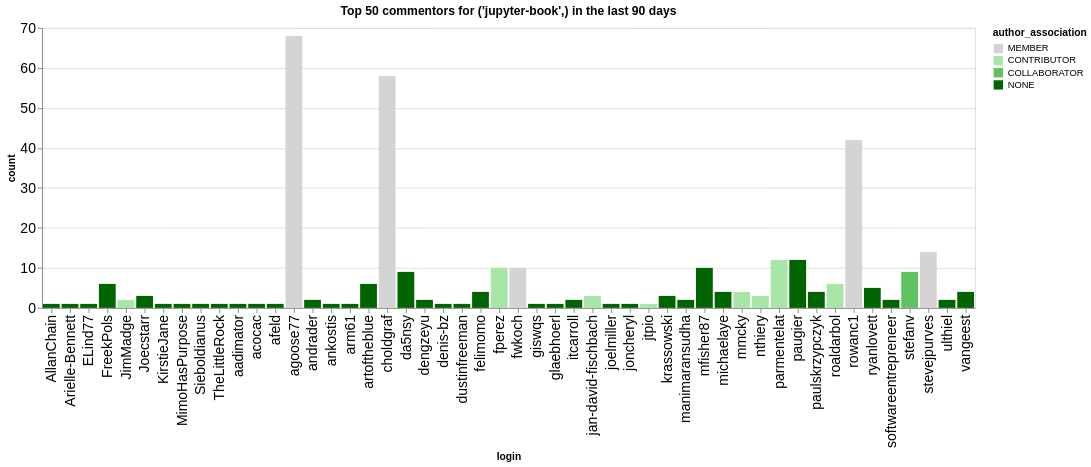

The notebook cell this image was saved under:
### Code cell
n_plot = 50
charts = []
for ii, (iorg, idata) in enumerate(commentors.groupby(['org'])):
    title = f"Top {n_plot} commentors for {iorg} in the last {n_days} days"
    idata = idata.groupby('login', as_index=False).agg({'count': 'sum', 'author_association': 'first'})
    idata = idata.sort_values('count', ascending=False).head(n_plot)
    ch = alt.Chart(data=idata.head(n_plot), title=title).mark_bar().encode(
        x='login',
        y='count',
        color=alt.Color('author_association', scale=alt.Scale(domain=author_types, range=author_colors))
    )
    charts.append(ch)
alt.hconcat(*charts)

### Figure 1 — Vega-Lite specification as saved in the notebook (floating-point values rounded to 4 significant figures)
{"config": {"axisLeft": {"labelFontSize": 15}, "axisBottom": {"labelFontSize": 15}}, "hconcat": [{"mark": {"type": "bar"}, "encoding": {"color": {"field": "author_association", "scale": {"domain": ["MEMBER", "CONTRIBUTOR", "COLLABORATOR", "NONE"], "range": ["rgb(211.82745098039214, 211.82745098039214, 211.82745098039214)", "rgb(166.98562091503268, 229.89803921568628, 166.98562091503268)", "rgb(96.37647058823529, 192.75294117647059, 96.37647058823529)", "rgb(0.0, 100.3921568627451, 0.0)"]}, "type": "nominal"}, "x": {"field": "login", "type": "nominal"}, "y": {"field": "count", "type": "quantitative"}}, "title": "Top 50 commentors for ('jupyter-book',) in the last 90 days"}], "data": {"name": "data-20ea2691b55fe59818427045ef5ee548"}, "$schema": "https://vega.github.io/schema/vega-lite/v5.20.1.json", "datasets": {"data-20ea2691b55fe59818427045ef5ee548": [{"login": "agoose77", "count": 68, "author_association": "MEMBER"}, {"login": "choldgraf", "count": 58, "author_association": "MEMBER"}, {"login": "rowanc1", "count": 42, "author_association": "MEMBER"}, {"login": "stevejpurves", "count": 14, "author_association": "MEMBER"}, {"login": "parmentelat", "count": 12, "author_association": "CONTRIBUTOR"}, {"login": "paugier", "count": 12, "author_association": "NONE"}, {"login": "fwkoch", "count": 10, "author_association": "MEMBER"}, {"login": "fperez", "count": 10, "author_association": "CONTRIBUTOR"}, {"login": "mfisher87", "count": 10, "author_association": "NONE"}, {"login": "stefanv", "count": 9, "author_association": "COLLABORATOR"}, {"login": "da5nsy", "count": 9, "author_association": "NONE"}, {"login": "artoftheblue", "count": 6, "author_association": "NONE"}, {"login": "FreekPols", "count": 6, "author_association": "NONE"}, {"login": "roaldarbol", "count": 6, "author_association": "CONTRIBUTOR"}, {"login": "ryanlovett", "count": 5, "author_association": "NONE"}, {"login": "felimomo", "count": 4, "author_association": "NONE"}, {"login": "vangeest", "count": 4, "author_association": "NONE"}, {"login": "mmcky", "count": 4, "author_association": "CONTRIBUTOR"}, {"login": "michaelaye", "count": 4, "author_association": "NONE"}, {"login": "paulskrzypczyk", "count": 4, "author_association": "NONE"}, {"login": "jan-david-fischbach", "count": 3, "author_association": "CONTRIBUTOR"}, {"login": "krassowski", "count": 3, "author_association": "NONE"}, {"login": "nthiery", "count": 3, "author_association": "CONTRIBUTOR"}, {"login": "Joecstarr", "count": 3, "author_association": "NONE"}, {"login": "manimaransudha", "count": 2, "author_association": "NONE"}, {"login": "andrader", "count": 2, "author_association": "NONE"}, {"login": "JimMadge", "count": 2, "author_association": "CONTRIBUTOR"}, {"login": "itcarroll", "count": 2, "author_association": "NONE"}, {"login": "dengzeyu", "count": 2, "author_association": "NONE"}, {"login": "ulthiel", "count": 2, "author_association": "NONE"}, {"login": "softwareentrepreneer", "count": 2, "author_association": "NONE"}, {"login": "dustinfreeman", "count": 1, "author_association": "NONE"}, {"login": "denis-bz", "count": 1, "author_association": "NONE"}, {"login": "arm61", "count": 1, "author_association": "NONE"}, {"login": "ankostis", "count": 1, "author_association": "NONE"}, {"login": "ELind77", "count": 1, "author_association": "NONE"}, {"login": "AllanChain", "count": 1, "author_association": "NONE"}, {"login": "Arielle-Bennett", "count": 1, "author_association": "NONE"}, {"login": "KirstieJane", "count": 1, "author_association": "NONE"}, {"login": "MimoHasPurpose", "count": 1, "author_association": "NONE"}, {"login": "Sieboldianus", "count": 1, "author_association": "NONE"}, {"login": "TheLittleRock", "count": 1, "author_association": "NONE"}, {"login": "aadimator", "count": 1, "author_association": "NONE"}, {"login": "acocac", "count": 1, "author_association": "NONE"}, {"login": "afeld", "count": 1, "author_association": "NONE"}, {"login": "glaebhoerl", "count": 1, "author_association": "NONE"}, {"login": "giswqs", "count": 1, "author_association": "NONE"}, {"login": "joncheryl", "count": 1, "author_association": "NONE"}, {"login": "joelmiller", "count": 1, "author_association": "NONE"}, {"login": "jtpio", "count": 1, "author_association": "CONTRIBUTOR"}]}}
